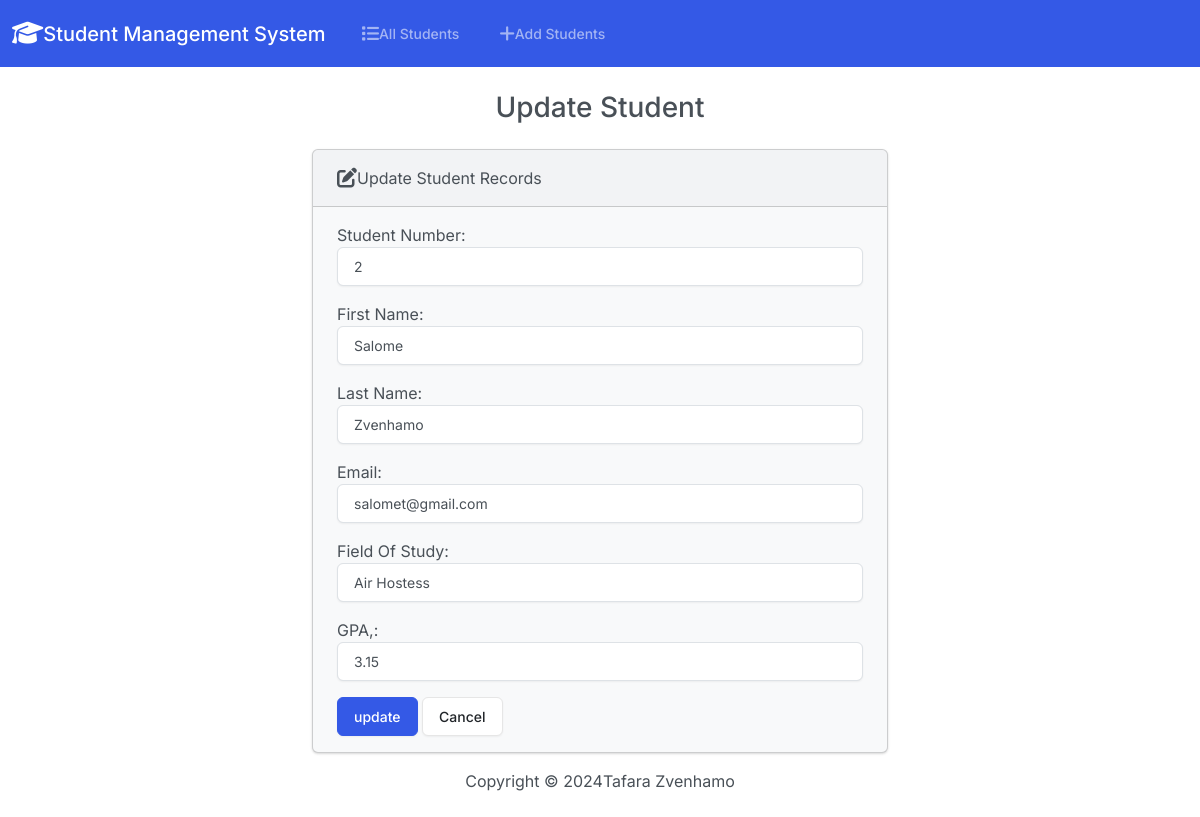
The page /edit/3 on the database its author committed.
### students/models.py (models this page shows, shortened)
class student(models.Model):
    student_number = models.PositiveIntegerField()
    first_name = models.CharField(max_length = 50)
    last_name = models.CharField(max_length = 50)
    email = models.EmailField(max_length = 100)
    field_of_study = models.CharField(max_length=50)
    gpa = models.FloatField()

### students/views.py (the view)
# urls.py: path('edit/<int:id>', views.edit, name = 'edit'),
def edit(request, id):
    Student = get_object_or_404(student, pk=id)  # Use get_object_or_404 for better error handling
    if request.method == 'POST':
        form = studentform(request.POST, instance=Student)
        if form.is_valid():
            form.save()
            return render(request, 'edit.html', {
                'form': form,
                'success': True
            })
    else:
        form = studentform(instance=Student)
    return render(request, 'edit.html', {
        'form': form
    })

### students/forms.py
class studentform(forms.ModelForm):
    class Meta:
        model = student
        fields = ['student_number', 'first_name', 'last_name', 'email', 'field_of_study', 'gpa']
        labels = {
            'student_number' : 'Student Number',
            'first_name' : 'First Name',
            'last_name' : 'Last Name',
            'email' : 'Email',
            'field_of_study' : 'Field Of Study',
            'gpa' : 'GPA,'
        }
        widgets = {
            'student_number': forms.NumberInput(attrs={'class': 'form-control'}),
            'first_name': forms.TextInput(attrs={'class': 'form-control'}),
            'last_name': forms.TextInput(attrs={'class': 'form-control'}),
            'email': forms.EmailInput(attrs={'class': 'form-control'}),
            'field_of_study': forms.TextInput(attrs={'class': 'form-control'}),
            'gpa': forms.NumberInput(attrs={'class': 'form-control'}),
        }

### students/templates/edit.html (shortened to what this page needs)
{% extends 'base.html' %}
{% block body %}
    <h3 class = 'text-center m-4'>Update Student</h3>
    {% if success %}
        <div class = 'alert alert-success' role = 'alert'>
            The Student updated successfully.
            <a href = '{% url 'index' %}' class = 'alert-link'>Go to Home Page.</a>
        </div>
    {% else %}
        <div class = 'row justify-content-center'>
            <div class = 'col-6'>
                <div class="card bg-light mb-3">
                    <div class="card-header">
                        <i class="fa-solid fa-pen-to-square fa-lg"></i>Update Student Records
                    </div>
                    <div class="card-body">
                      <form action="" method = 'POST'>
                        {{ form.as_p }}
                        <button type = 'submit' class = 'btn btn-primary'>update</button>
                        <a href = '{% url 'index' %}' class = 'btn btn-secondary'>Cancel</a>
                      </form>
                    </div>
                  </div>
            </div>
        </div>
    {% endif %}
{% endblock %}

### rows shown on the page
student: student_number "2", first_name "Salome", last_name "Zvenhamo", email "salomet@gmail.com", field_of_study "Air Hostess", gpa "3.15"
